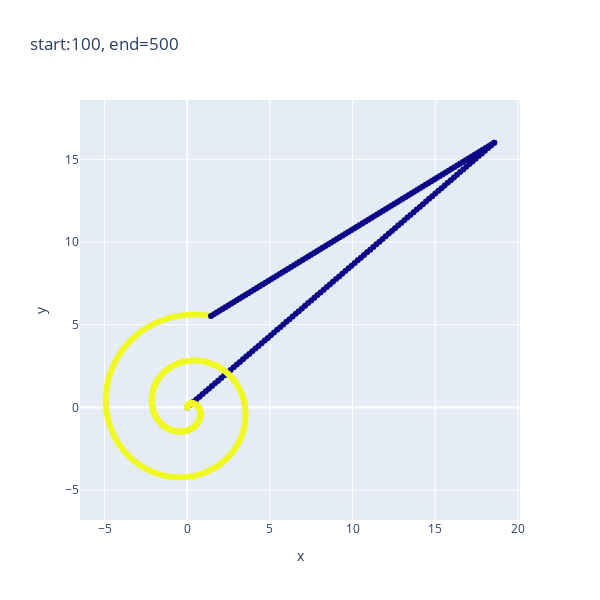

The cell this chart's notebook holds for it:
### Code cell
idx = np.random.randint(len(data))
curr_data = data[idx]

print(len(curr_data['x']))

plot_route(**curr_data)

### Figure 1 — Plotly figure (JSON) as saved in the notebook; plotly's stock layout.template omitted (floating-point values rounded to 4 significant figures; data arrays with more than 128 entries replaced by an {"elided": "..."} marker saying what was removed)
{"data": [{"hovertemplate": "x=%{x}<br>y=%{y}<br>color=%{marker.color}<extra></extra>", "legendgroup": "", "marker": {"color": {"elided": "600 int values"}, "coloraxis": "coloraxis", "symbol": "circle"}, "mode": "markers", "name": "", "orientation": "v", "showlegend": false, "type": "scatter", "x": {"elided": "600 float values"}, "xaxis": "x", "y": {"elided": "600 float values"}, "yaxis": "y"}], "layout": {"coloraxis": {"colorbar": {"title": {"text": "color"}}, "colorscale": [[0, "#0d0887"], [0.1111, "#46039f"], [0.2222, "#7201a8"], [0.3333, "#9c179e"], [0.4444, "#bd3786"], [0.5556, "#d8576b"], [0.6667, "#ed7953"], [0.7778, "#fb9f3a"], [0.8889, "#fdca26"], [1, "#f0f921"]], "showscale": false}, "height": 600, "legend": {"tracegroupgap": 0}, "title": {"text": "start:100, end=500"}, "width": 600, "xaxis": {"anchor": "y", "autorange": true, "domain": [0, 1], "range": [-6.481, 20.12], "title": {"text": "x"}, "type": "linear"}, "yaxis": {"anchor": "x", "autorange": true, "domain": [0, 1], "range": [-6.809, 18.59], "scaleanchor": "x", "scaleratio": 1, "title": {"text": "y"}, "type": "linear"}}}
